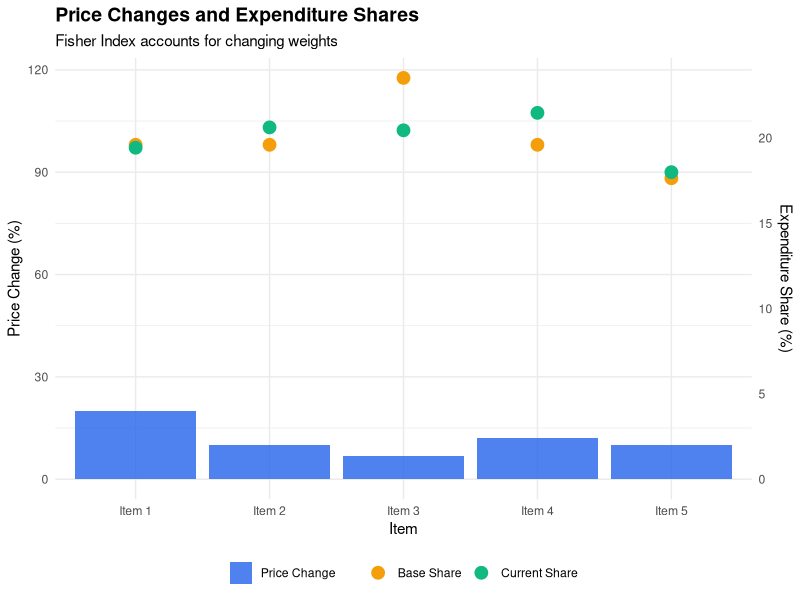
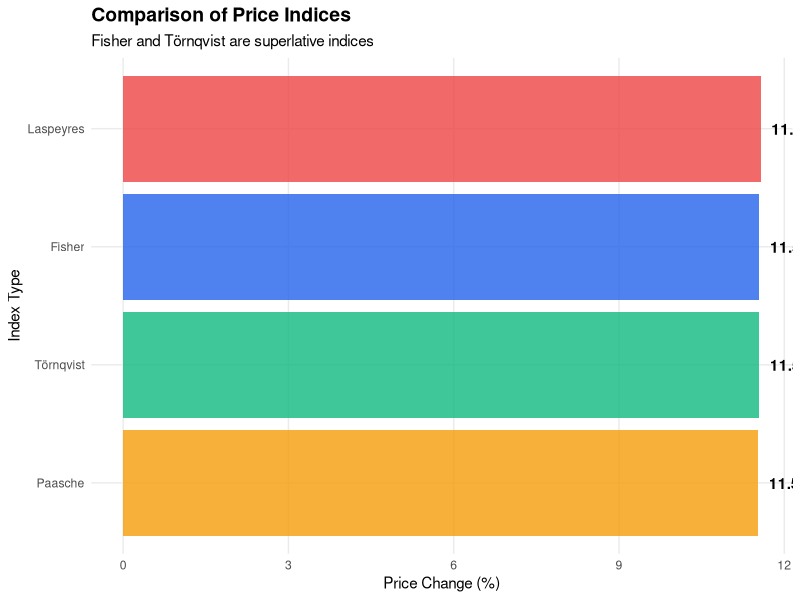

Write the R code that produced these figures, in order.
## ---- chunk 1
#| label: fisher-r
#| echo: true

# Function to calculate Laspeyres Index
laspeyres_index <- function(p_current, p_base, q_base) {
  laspeyres <- sum(p_current * q_base) / sum(p_base * q_base)
  return(laspeyres)
}

# Function to calculate Paasche Index
paasche_index <- function(p_current, p_base, q_current) {
  paasche <- sum(p_current * q_current) / sum(p_base * q_current)
  return(paasche)
}

# Function to calculate Fisher Index
fisher_index <- function(p_current, p_base, q_current, q_base) {
  laspeyres <- laspeyres_index(p_current, p_base, q_base)
  paasche <- paasche_index(p_current, p_base, q_current)
  fisher <- sqrt(laspeyres * paasche)
  return(fisher)
}

# Example data - prices and quantities for 5 products
p_base <- c(10, 20, 15, 25, 30)
p_current <- c(12, 22, 16, 28, 33)
q_base <- c(100, 50, 80, 40, 30)
q_current <- c(95, 55, 75, 45, 32)

# Calculate indices
laspeyres <- laspeyres_index(p_current, p_base, q_base)
paasche <- paasche_index(p_current, p_base, q_current)
fisher <- fisher_index(p_current, p_base, q_current, q_base)

cat("Laspeyres Index:", round(laspeyres, 4), "\n")
cat("Paasche Index:", round(paasche, 4), "\n")
cat("Fisher Index:", round(fisher, 4), "\n")
cat("\nFisher change:", round((fisher - 1) * 100, 2), "%\n")

# Visualization
library(ggplot2)
library(dplyr)

# Calculate expenditure shares
exp_base <- p_base * q_base
exp_current <- p_current * q_current
shares_base <- exp_base / sum(exp_base)
shares_current <- exp_current / sum(exp_current)

data <- data.frame(
  Item = paste("Item", 1:5),
  Price_Change = ((p_current / p_base - 1) * 100),
  Base_Share = shares_base * 100,
  Current_Share = shares_current * 100
)

ggplot(data, aes(x = Item)) +
  geom_col(aes(y = Price_Change, fill = "Price Change"), 
           position = "dodge", alpha = 0.8) +
  geom_point(aes(y = Base_Share * 5, color = "Base Share"), 
             size = 4) +
  geom_point(aes(y = Current_Share * 5, color = "Current Share"), 
             size = 4) +
  scale_y_continuous(
    name = "Price Change (%)",
    sec.axis = sec_axis(~./5, name = "Expenditure Share (%)")
  ) +
  scale_fill_manual(values = c("Price Change" = "#2563eb")) +
  scale_color_manual(values = c("Base Share" = "#f59e0b", 
                                 "Current Share" = "#10b981")) +
  labs(
    title = "Price Changes and Expenditure Shares",
    subtitle = "Fisher Index accounts for changing weights",
    x = "Item"
  ) +
  theme_minimal() +
  theme(
    plot.title = element_text(face = "bold", size = 14),
    legend.title = element_blank(),
    legend.position = "bottom"
  )
## ---- chunk 2
#| label: tornqvist-r
#| echo: true

# Function to calculate Törnqvist Index
tornqvist_index <- function(p_current, p_base, q_current, q_base) {
  # Calculate expenditure shares
  exp_base <- p_base * q_base
  exp_current <- p_current * q_current
  
  shares_base <- exp_base / sum(exp_base)
  shares_current <- exp_current / sum(exp_current)
  
  # Average shares
  avg_shares <- (shares_base + shares_current) / 2
  
  # Price relatives
  price_relatives <- p_current / p_base
  
  # Törnqvist index
  tornqvist <- exp(sum(avg_shares * log(price_relatives)))
  
  return(tornqvist)
}

# Calculate index
tornqvist <- tornqvist_index(p_current, p_base, q_current, q_base)

cat("Törnqvist Index:", round(tornqvist, 4), "\n")
cat("Törnqvist change:", round((tornqvist - 1) * 100, 2), "%\n")

# Compare all indices
indices <- data.frame(
  Index = c("Laspeyres", "Paasche", "Fisher", "Törnqvist"),
  Value = c(laspeyres, paasche, fisher, tornqvist),
  Change_Percent = c(
    (laspeyres - 1) * 100,
    (paasche - 1) * 100,
    (fisher - 1) * 100,
    (tornqvist - 1) * 100
  )
)

print(indices)

# Visualization
ggplot(indices, aes(x = reorder(Index, Change_Percent), 
                    y = Change_Percent, fill = Index)) +
  geom_col(alpha = 0.8, show.legend = FALSE) +
  geom_text(aes(label = sprintf("%.2f%%", Change_Percent)), 
            hjust = -0.2, fontface = "bold") +
  coord_flip() +
  scale_fill_manual(values = c(
    "Laspeyres" = "#ef4444",
    "Paasche" = "#f59e0b",
    "Fisher" = "#2563eb",
    "Törnqvist" = "#10b981"
  )) +
  labs(
    title = "Comparison of Price Indices",
    subtitle = "Fisher and Törnqvist are superlative indices",
    x = "Index Type",
    y = "Price Change (%)"
  ) +
  theme_minimal() +
  theme(
    plot.title = element_text(face = "bold", size = 14),
    panel.grid.minor = element_blank()
  )
## ---- chunk 3
#| label: tests-r
#| echo: true

# Time Reversal Test
test_time_reversal <- function(index_func, p_current, p_base, 
                                q_current, q_base) {
  forward <- index_func(p_current, p_base, q_current, q_base)
  backward <- index_func(p_base, p_current, q_base, q_current)
  product <- forward * backward
  
  cat("Forward index:", round(forward, 6), "\n")
  cat("Backward index:", round(backward, 6), "\n")
  cat("Product:", round(product, 6), "\n")
  cat("Passes test:", abs(product - 1) < 0.0001, "\n\n")
}

cat("Fisher Index - Time Reversal Test:\n")
test_time_reversal(fisher_index, p_current, p_base, q_current, q_base)

cat("Törnqvist Index - Time Reversal Test:\n")
test_time_reversal(tornqvist_index, p_current, p_base, q_current, q_base)
